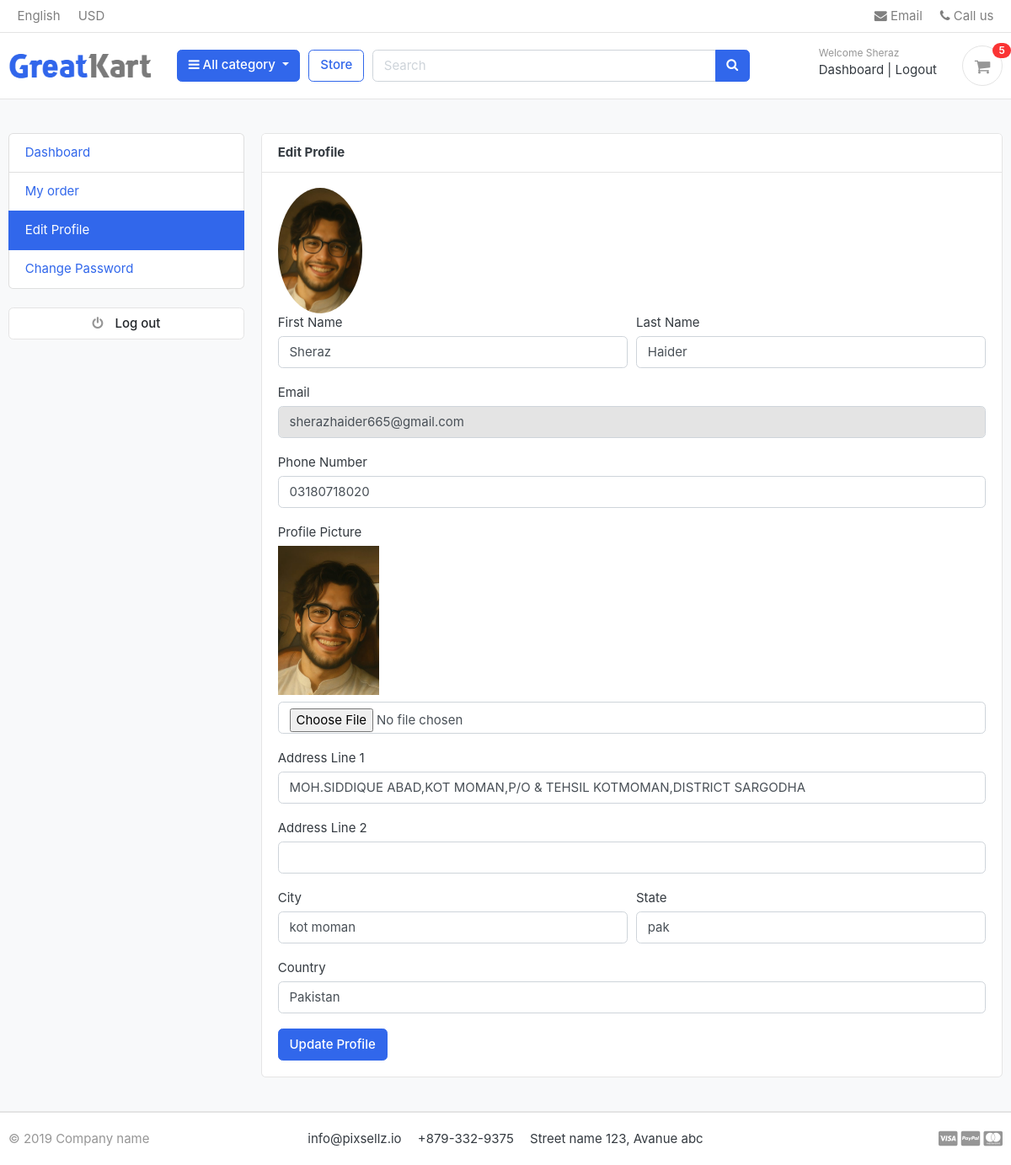
/accounts/edit_profile/ (signed in), run on the app's committed database.
### accounts/models.py (models this page shows, shortened)
class Account(AbstractBaseUser):
    first_name      = models.CharField(max_length=50)
    last_name       = models.CharField(max_length=50)
    username        = models.CharField(max_length=50, unique=True)
    email           = models.EmailField(max_length=100, unique=True)
    phone_number    = models.CharField(max_length=50)
    date_joined     = models.DateTimeField(auto_now_add=True)
    last_login      = models.DateTimeField(auto_now=True)
    is_admin        = models.BooleanField(default=False)
    is_staff        = models.BooleanField(default=False)
    is_active       = models.BooleanField(default=True)
    is_superadmin   = models.BooleanField(default=False)
    USERNAME_FIELD = 'email'
    REQUIRED_FIELDS = ['username', 'first_name', 'last_name']
    objects = AccountManager()

class UserProfile(models.Model):
    user = models.OneToOneField(Account, on_delete=models.CASCADE)
    address_line_1 = models.CharField(blank=True, max_length=100)
    address_line_2 = models.CharField(blank=True, max_length=100)
    profile_picture = models.ImageField(blank=True, upload_to='userprofile')
    city = models.CharField(blank=True, max_length=20)
    state = models.CharField(blank=True, max_length=20)
    country = models.CharField(blank=True, max_length=20)

### accounts/views.py (the view)
# urls.py: path('edit_profile/', views.edit_profile, name='edit_profile'),
@login_required(login_url='login')
def edit_profile(request):
    userprofile = get_object_or_404(UserProfile, user=request.user)
    if request.method == 'POST':
        user_form = UserForm(request.POST, instance=request.user)
        profile_form = UserProfileForm(request.POST, request.FILES, instance=userprofile)
        if user_form.is_valid() and profile_form.is_valid():
            user_form.save()
            profile_form.save()
            messages.success(request, 'Your profile has been updated successfully.')
            return redirect('edit_profile')
    else:
        user_form = UserForm(instance=request.user)
        profile_form = UserProfileForm(instance=userprofile)
    context ={
        'user_form': user_form,
        'profile_form': profile_form,
        'userprofile': userprofile
    }
    return render(request, 'accounts/edit_profile.html',context )

### accounts/forms.py
class UserForm(forms.ModelForm):
    class Meta:
        model = Account
        fields = ('first_name', 'last_name', 'phone_number')
    def __init__(self, *args, **kwargs):
        super(UserForm, self).__init__(*args, **kwargs)
        for field in self.fields:
            self.fields[field].widget.attrs['class'] = 'form-control'

class UserProfileForm(forms.ModelForm):
    profile_picture = forms.ImageField(required=False, error_messages = {'invalid':("Image files only")}, widget=forms.FileInput)
    class Meta:
        model = UserProfile
        fields = ('address_line_1', 'address_line_2', 'city', 'state', 'country', 'profile_picture')
    def __init__(self, *args, **kwargs):
        super(UserProfileForm, self).__init__(*args, **kwargs)
        for field in self.fields:
            self.fields[field].widget.attrs['class'] = 'form-control'

### carts/context_processers.py (called while the page is built)
def counter(request):
    cart_count = 0
    if 'admin' in request.path:
        return {}
    else:
        try:
            cart = Cart.objects.filter(cart_id = _cart_id(request))
            if request.user.is_authenticated:
                cart_items = CartItem.objects.all().filter(user=request.user)
            else:
                cart_items = CartItem.objects.all().filter(cart=cart[:1])
            for cart_item in cart_items:
                cart_count += cart_item.quantity
        except Cart.DoesNotExist:
            cart_count = 0
    return dict(cart_count=cart_count)

### carts/views.py (called while the page is built)
def _cart_id(request):
    cart = request.session.session_key
    if not cart:
        request.session.create()
        cart = request.session.session_key
    return cart

### category/context_processers.py (called while the page is built)
def menu_links(request):
    links = Category.objects.all()
    return dict(links= links)

### category/models.py (called while the page is built)
    def get_url(self):
        return reverse('products_by_category',args=[self.slug])

### templates/accounts/edit_profile.html (shortened to what this page needs)
{% extends "base.html" %}
{% block content %}
<section class="section-conten padding-y bg">
<div class="container">
    <div class="row">
        {% include "includes/dashboard_sidebar.html" %}
        <main class="col-md-9">
            <article class="card">
                <header class="card-header">
                    <strong>Edit Profile</strong>
                </header>
                <div class="card-body">
                    <div>
                        <img src="{{ userprofile.profile_picture.url }}" alt="profile_picture" width="100" style="border-radius: 50%;">
                    </div>
                    <form method="POST" action="{% url "edit_profile" %}" enctype="multipart/form-data">
                        <div class="form-row">
                            <div class="form-group col-md-6">
                                <label>First Name</label>
                                {{ user_form.first_name }}
                            </div>
                            <div class="form-group col-md-6">
                                <label>Last Name</label>
                                {{ user_form.last_name }}
                            </div>
                        </div>
                        <div class="form-group">
                            <label>Email</label>
                            <input type="email" class="form-control" value="{{ user.email }}" readonly>
                        </div>
                        <div class="form-group">
                            <label>Phone Number</label>
                            {{ user_form.phone_number }}
                        </div>
                        <div class="form-group">
                            <label>Profile Picture</label><br>
                            {% if user.userprofile.profile_picture %}
                                <img src="{{ user.userprofile.profile_picture.url }}" width="120" class="mb-2">
                            {% endif %}
                            {{ profile_form.profile_picture }}
                        </div>
                        <div class="form-group">
                            <label>Address Line 1</label>
                            {{ profile_form.address_line_1 }}
                        </div>
                        <div class="form-group">
                            <label>Address Line 2</label>
                            {{ profile_form.address_line_2 }}
                        </div>
                        <div class="form-row">
                            <div class="form-group col-md-6">
                                <label>City</label>
                                {{ profile_form.city }}
                            </div>
                            <div class="form-group col-md-6">
                                <label>State</label>
                                {{ profile_form.state }}
                            </div>
                        </div>
                        <div class="form-group">
                            <label>Country</label>
                            {{ profile_form.country }}
                        </div>
                        <button type="submit" class="btn btn-primary">
                            Update Profile
                        </button>
                    </form>
                </div>
            </article>
        </main>
    </div>
</div>
</section>
{% endblock %}

### templates/includes/navbar.html (shortened to what this page needs)
{% load static %}
<header class="section-header">
<nav class="navbar p-md-0 navbar-expand-sm navbar-light border-bottom">
<div class="container">
  <div class="collapse navbar-collapse" id="navbarTop4">
    <ul class="navbar-nav mr-auto">
    	<li class="nav-item dropdown">
		 	<a href="#" class="nav-link">   English </a>
		</li>
		<li class="nav-item dropdown">
			<a href="#" class="nav-link"> USD </a>
		</li>
    </ul>
    <ul class="navbar-nav">
		<li><a href="#" class="nav-link"> <i class="fa fa-envelope"></i> Email </a></li>
		<li><a href="#" class="nav-link"> <i class="fa fa-phone"></i> Call us </a></li>
	</ul>
  </div>
</div>
</nav>
<section class="header-main border-bottom">
	<div class="container">
<div class="row align-items-center">
	<div class="col-lg-2 col-md-3 col-6">
		<a href="{% url 'home' %}" class="brand-wrap">
			<img class="logo" src="{% static "./images/logo.png" %}">
		</a>
	</div>
	<div class="col-lg col-sm col-md col-6 flex-grow-0">
		<div class="category-wrap dropdown d-inline-block float-right">
			<button type="button" class="btn btn-primary dropdown-toggle" data-toggle="dropdown">
				<i class="fa fa-bars"></i> All category
			</button>
		</div>
	</div>
	<a href="{% url 'store' %}" class="btn btn-outline-primary">Store</a>
	<div class="col-lg  col-md-6 col-sm-12 col">
		<form action="{% url "search" %}" class="search" method="GET">
			<div class="input-group w-100">
			    <input type="text" class="form-control" style="width:60%;" placeholder="Search" name="keyword">
			    <div class="input-group-append">
			      <button class="btn btn-primary" type="submit">
			        <i class="fa fa-search"></i>
			      </button>
			    </div>
		    </div>
		</form>
	</div>
	<div class="col-lg-3 col-sm-6 col-8 order-2 order-lg-3">
				<div class="d-flex justify-content-end mb-3 mb-lg-0">
					{% if user.id is None %}
					<div class="widget-header">
						<small class="title text-muted">Welcome guest!</small>
						<div>
							<a href="{% url "login" %}">Sign in</a> <span class="dark-transp"> | </span>
							<a href="{% url "register" %}"> Register</a>
						</div>
					{% else %}
					<div class="widget-header">
						<small class="title text-muted">Welcome {{ user.first_name }}</small>
						<div>
							<a href="{% url "dashboard" %}">Dashboard</a> <span class="dark-transp"> | </span>
							<a href="{% url "logout" %}"> Logout</a>
						</div>
					{% endif %}
					</div>
					<a href="{% url "cart" %}" class="widget-header pl-3 ml-3">
						<div class="icon icon-sm rounded-circle border"><i class="fa fa-shopping-cart"></i></div>
						<span class="badge badge-pill badge-danger notify">{{cart_count}}</span>
					</a>
				</div>
			</div>
</div>
	</div>
</section>
</header>

### static/css/ui.css (style rules this page uses)
html { font-family: "Inter", sans-serif; font-size: 15px; }
.icon-xs, .icon-sm, .icon-md, .icon-lg { display: inline-block; text-align: center; flex-shrink: 0; flex-grow: 0; }
.icon-sm { width: 48px; height: 48px; line-height: 48px !important; font-size: 20px; }
.padding-y { padding-top: 40px; padding-bottom: 40px; }
article:after, .form-group:after { display: block; clear: both; content: ""; }
.bg { background-color: #f8f9fa; }
.header-main { position: relative; padding-top: 1rem; padding-bottom: 1rem; }
.brand-wrap .logo, .navbar-brand .logo { margin-right: 7px; max-height: 42px; display: inline-block; }
.widget-header { display: inline-block; vertical-align: middle; position: relative; }
.widget-header a { color: #343a40; }
.widget-header i { color: #969696; }
.widget-header .title { display: block; }
.widget-header .notify { position: absolute; top: -3px; right: -10px; }
.notify { position: absolute; top: -4px; right: -10px; display: inline-block; padding: 0.25em 0.6em; font-size: 12px; line-height: 1; text-align: center; border-radius: 3rem; color: #fff; background-color: #fa3434; }

### data on the page
Account: first_name "Sheraz", last_name "Haider", email "sherazhaider665@gmail.com", phone_number "03180718020", userprofile.profile_picture (picture)
UserProfile: profile_picture (picture), address_line_1 "MOH.SIDDIQUE ABAD,KOT MOMAN,P/O & TEHSIL KOTMOMAN,DISTRICT SARGODHA", city "kot moman", state "pak", country "Pakistan"

### other printed values
{{ cart_count }} "5"
